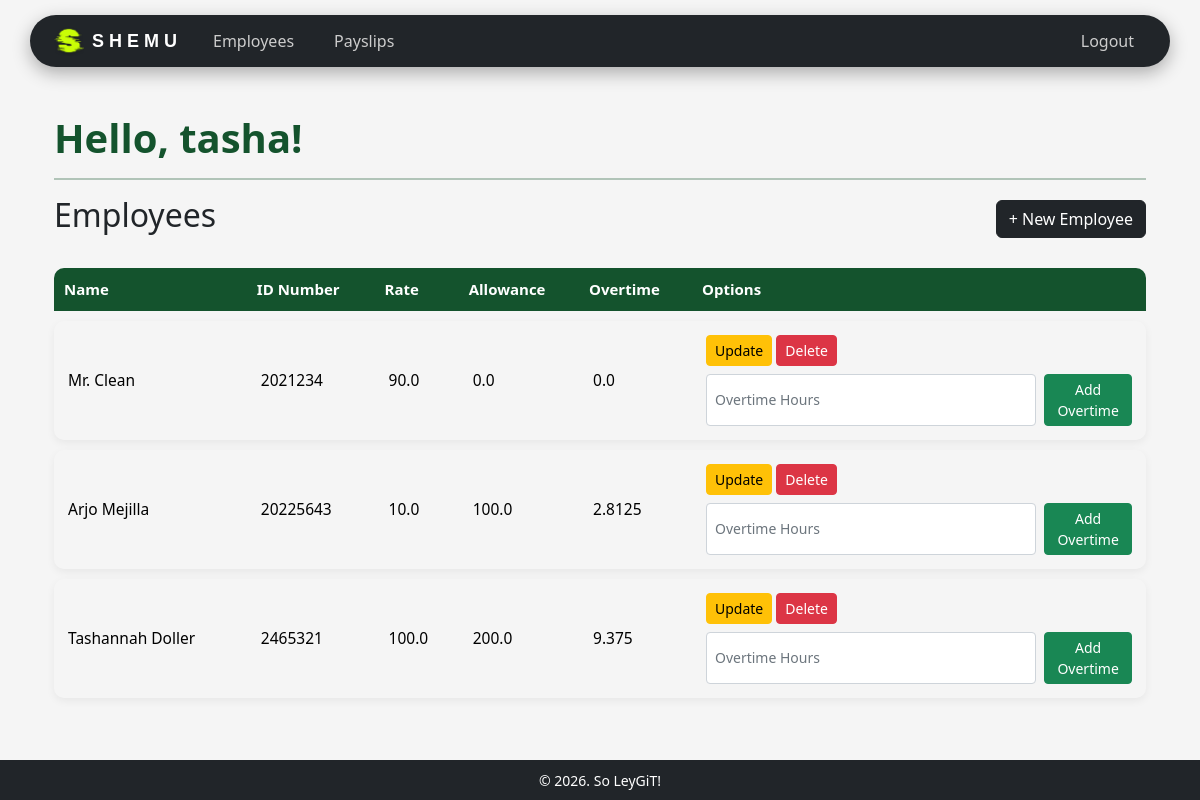
/employees/ (signed in), run on an earlier commit of the app's database.
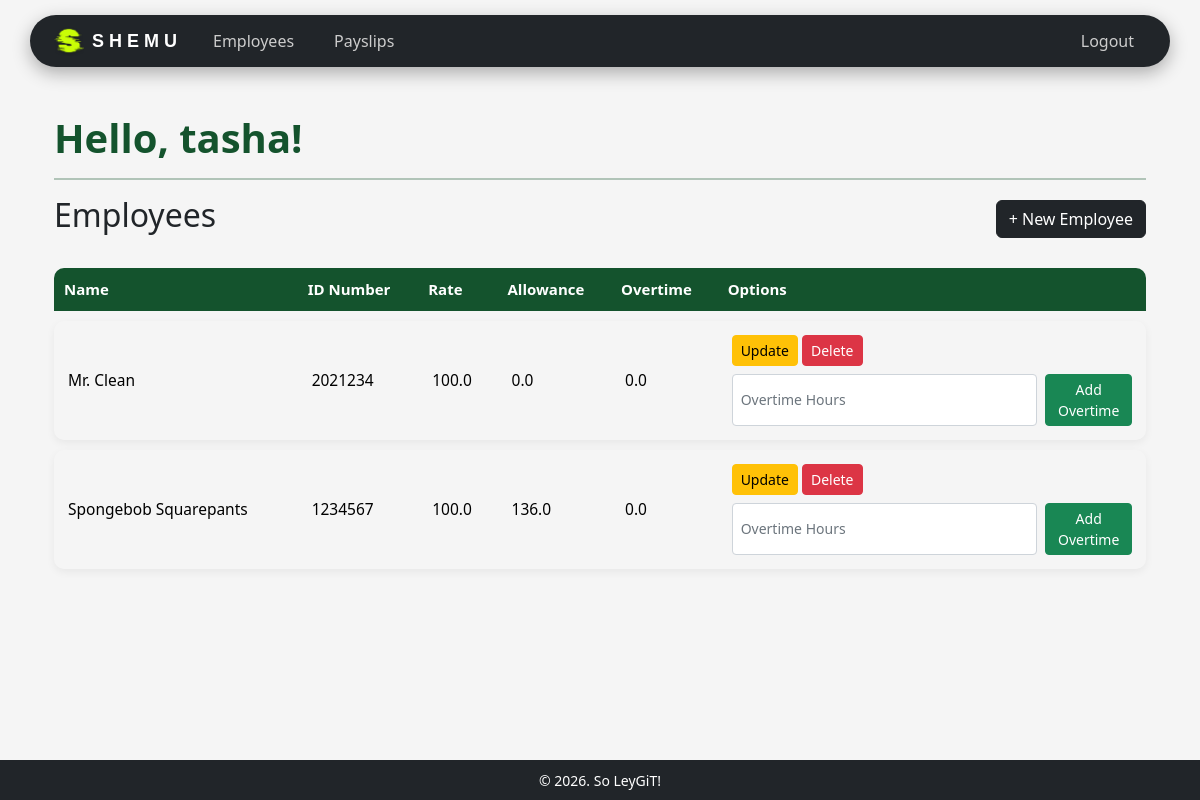
And on a later commit of the database.
### payroll_app/models.py (models this page shows, shortened)
class Employee(models.Model):
    user = models.OneToOneField(User, on_delete=models.CASCADE, null=True, blank=True)
    name = models.CharField(max_length=200)
    id_number = models.CharField(max_length=200, primary_key=True) # use <str:pk> when linking here
    rate = models.FloatField()
    overtime_pay = models.FloatField(null=True, blank=True, default=0)
    allowance = models.FloatField(null=True, blank=True, default=0)

### payroll_app/views.py (the view)
# urls.py: path('employees/', views.employee_list, name='employee_list'),
@login_required(login_url='login')
def employee_list(request):
    employees = Employee.objects.all()
    return render(request, 'payroll_app/employees.html', {'employees': employees})

### payroll_app/templates/payroll_app/employees.html (shortened to what this page needs)
{% extends 'payroll_app/base.html' %}
{% block content %}
<div class="container">
    <h1 class="welcome-text">Hello, {{ user.username }}!</h1>
    <hr>
    <div class="d-flex justify-content-between align-items-center mt-2 mb-3">
        <h2>Employees</h2>
        <a href="{% url 'create_employee' %}" class="btn btn-dark">+ New Employee</a>
    </div>
    <table class="table modern-table">
        <thead class="table-dark">
            <tr>
                <th>Name</th>
                <th>ID Number</th>
                <th>Rate</th>
                <th>Allowance</th>
                <th>Overtime</th>
                <th>Options</th>
            </tr>
        </thead>
        <tbody>
            {% for e in employees %}
            <tr>
                <td>{{ e.name }}</td>
                <td>{{ e.id_number }}</td>
                <td>{{ e.rate }}</td>
                <td>{{ e.allowance }}</td>
                <td>{{ e.overtime_pay }}</td>
                <td>
                    <div class="mb-2">
                        <a href="{% url 'update_employee' pk=e.pk %}" class="btn btn-warning btn-sm">Update</a>
                        <a href="{% url 'delete_employee' pk=e.pk %}" class="btn btn-danger btn-sm">Delete</a>
                    </div>
                    <form method="POST" action="{% url 'add_overtime' pk=e.pk %}" class="d-flex gap-2">
                        <input type="number" step="0.01" min="0" name="hours"
                               class="form-control form-control-sm"
                               placeholder="Overtime Hours" required>
                        <button type="submit" class="btn btn-success btn-sm">
                            Add Overtime
                        </button>
                    </form>
                </td>
            </tr>
            {% empty %}
            <tr>
                <td colspan="6" class="text-center">No employees found.</td>
            </tr>
            {% endfor %}
        </tbody>
    </table>
</div>
{% endblock %}

### payroll_app/templates/payroll_app/base.html (shortened to what this page needs)
{% load static %}
<!DOCTYPE html>
<html lang="en">
<head>
    <link rel="stylesheet" href="{% static 'bootstrap/css/bootstrap.min.css' %}">
    <link rel="stylesheet" href="{% static 'bootstrap/css/custom.css' %}">
</head>
<body class="d-flex flex-column min-vh-100">
    <div class="navbar-wrapper">
        <nav class="navbar navbar-dark bg-dark rounded-nav">
            <div class="container-fluid d-flex align-items-center px-4">
                <div class="d-flex align-items-center">
                    <img src="{% static 'bootstrap/images/logo.png' %}" alt="logo" width="30" height="30" class="me-2">
                    <span class="brand-text">S H E M U</span>
                </div>
                <div class="d-flex align-items-center ms-4">
                    {% if user.is_authenticated %}
                    {% if user.is_staff %}
                    <a href="{% url 'employee_list' %}" class="nav-btn me-3 text-decoration-none">
                        Employees
                    </a>
                    {% endif %}
                    <a href="{% url 'payslips' %}" class="nav-btn text-decoration-none">
                        Payslips
                    </a>
                    {% endif %}
                </div>
                <div class="ms-auto">
                    {% if user.is_authenticated %}
                    <form method="POST" action="{% url 'logout' %}">
                        <button type="submit" class="nav-btn border-0 text-decoration-none">
                            Logout
                        </button>
                    </form>
                    {% endif %}
                </div>
            </div>
        </nav>
    </div>
    <div class="container mt-4 flex-grow-1">
        {% block content %}{% endblock %}
    </div>
    <footer class="bg-dark text-white text-center py-2 mt-auto">
        <small>&copy; 2026. So LeyGiT!</small>
    </footer>
</body>
</html>

What changed in the data, as far as the page shows it:
removed Employee: name "Arjo Mejilla", id_number "20225643", rate "10.0", allowance "100.0", overtime_pay "2.8125"
removed Employee: name "Tashannah Doller", id_number "2465321", rate "100.0", allowance "200.0", overtime_pay "9.375"
changed Employee "Mr. Clean": rate "90.0" → "100.0"
added Employee: name "Spongebob Squarepants", id_number "1234567", rate "100.0", allowance "136.0", overtime_pay "0.0"
